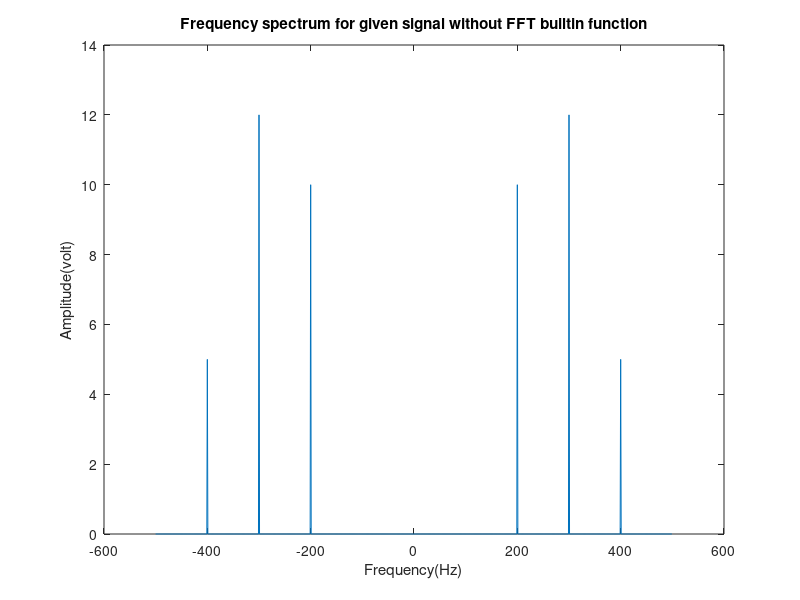
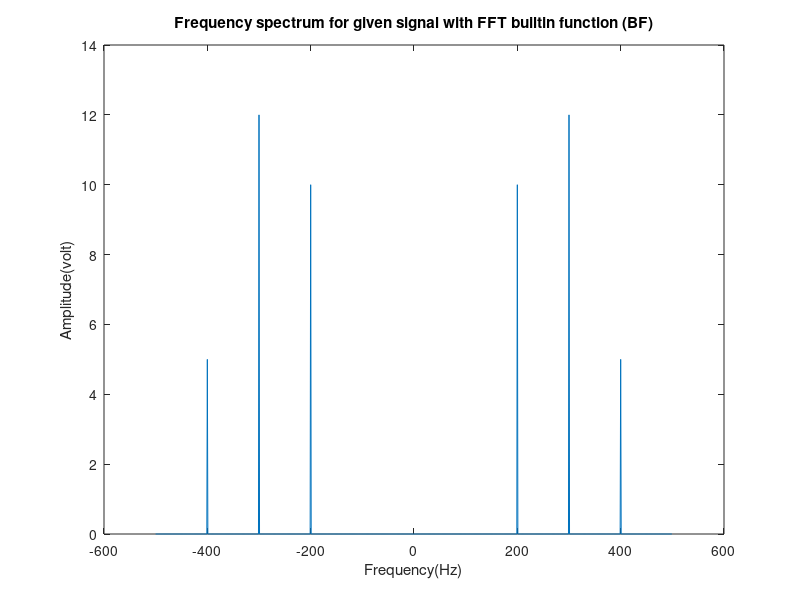
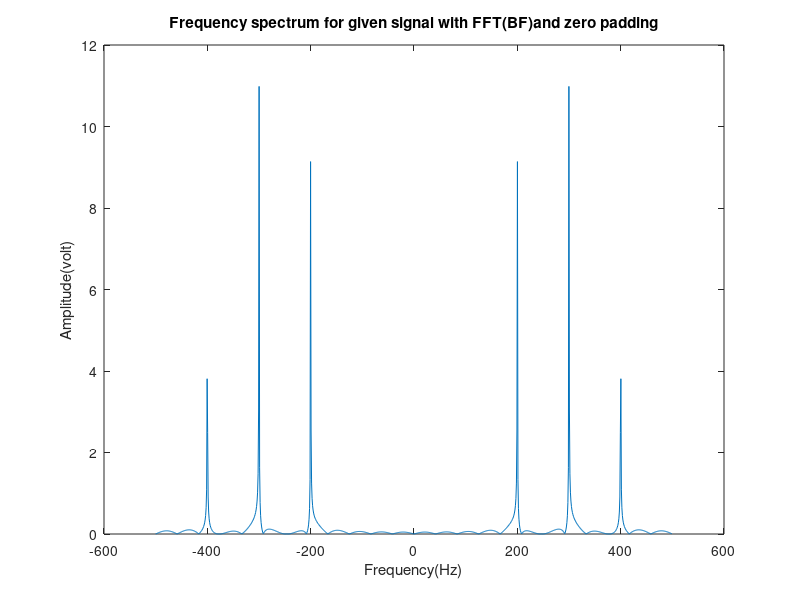

Here is the MATLAB script that generated these plots, in order:
clear;
%Jessica Udo, Stone Yun

%FFT using general form
mm=[];
A=10;
fs=1000;
Ts=1/fs;
t=(1:1000)*Ts;
y=10*sin(2*pi*200*t)+5*sin(2*pi*400*t)+12*sin(2*pi*300*t);
N=length(t);
for(k=1:N)
    for(n=1:N)
        y1(n)=y(n).*exp(-j*2*pi*((-N/2)+n-1)*((-N/2)+k-1)/N);
    end
    mm=[mm sum(y1)];
end
length(mm);
f=fs.*(-N/2:N/2-1)/N;
figure(1)
plot(f,2*abs(mm)/N);
title('Frequency spectrum for given signal without FFT builtin function');
xlabel('Frequency(Hz)');
ylabel('Amplitude(volt)');


%XXXXXXXXXXXXXXXXXXXXXXXXXX FFT with biltin function XXXXXXXXXXXXXXXXXXXXXX
mm=[];
A=10;
fs=1000;
Ts=1/fs;
t=(1:1000)*Ts;
y=10*sin(2*pi*200*t)+5*sin(2*pi*400*t)+12*sin(2*pi*300*t);
N=length(t);
N=length(t);
yy=fft(y);
yyy=fftshift(yy);
f=fs.*(-N/2:N/2-1)/N;
figure(2)
plot(f,(2*abs(yyy)/N));
title('Frequency spectrum for given signal with FFT builtin function (BF)');
xlabel('Frequency(Hz)');
ylabel('Amplitude(volt)');



%XXXXXXXXXXXXXXXXX FFT with biltin function and zero padding XXXXXXXXXXXXX
mm=[];
A=10;
fs=1000;
Ts=1/fs;
t=(1:1000)*Ts;
y=10*sin(2*pi*200*t)+5*sin(2*pi*400*t)+12*sin(2*pi*300*t);
N= 2^nextpow2(1000);
yy=fft(y,N);
yyy=fftshift(yy);
f=fs.*(-N/2:N/2-1)/N;
figure(3)
plot(f,(2*abs(yyy)/N));
title('Frequency spectrum for given signal with FFT(BF)and zero padding');
xlabel('Frequency(Hz)');
ylabel('Amplitude(volt)');


%XXXXXXXXXXXXXXXXXXXXXXXXXXX END XXXXXXXXXXXXXXXXXXXXXXXXXXXXXXXXXXXXXX





















